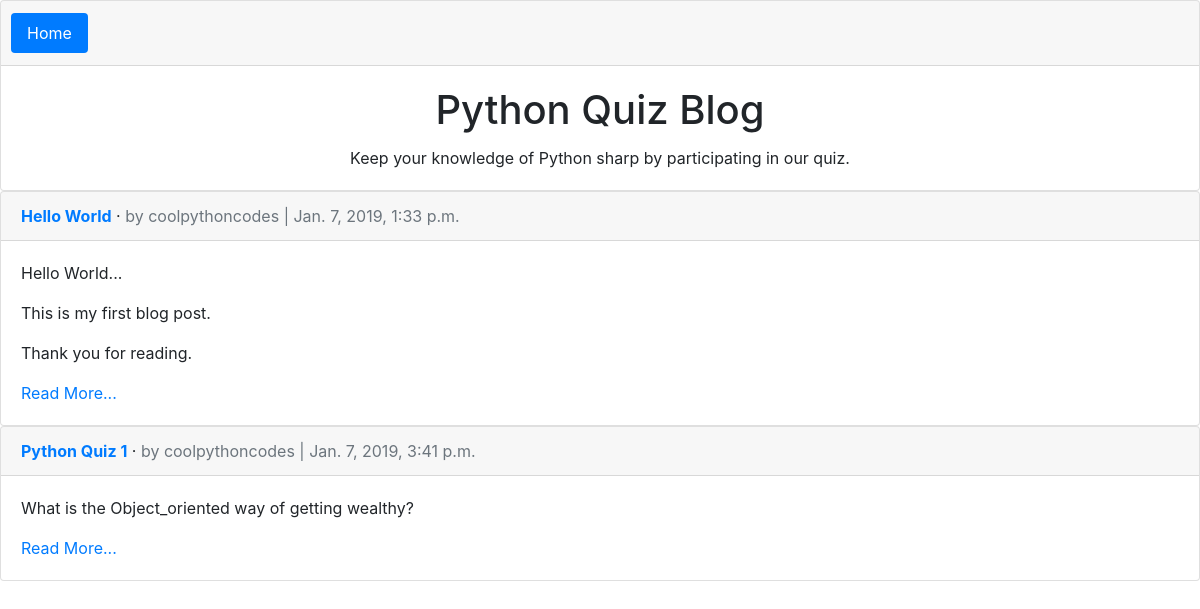
The page / on the database its author committed.
### blog/models.py (models this page shows, shortened)
class BlogPost(models.Model):
    title = models.CharField(max_length=200)
    author = models.ForeignKey('auth.User',on_delete=models.CASCADE,)
    body = models.TextField()
    date = models.DateTimeField(auto_now_add=True)

### blog/views.py (the view)
# urls.py: path('', views.BlogListView.as_view(), name='home'),
class BlogListView(ListView):
    model = BlogPost
    template_name = "home.html"

### template/home.html (shortened to what this page needs)
{% extends "base.html" %}
{%block content%}
   {% for post in object_list %}
        <div class="card">
            <div class="card-header">
                <span class="font-weight-bold"><a href="{% url 'post_detail' post.pk %}">{{ post.title }}</a></span> &middot;
                <span class="text-muted">by {{post.author}} | {{post.date}}</span>
            </div>
            <div class="card-body">
                {{post.body|linebreaks}}
                <a href="{% url 'post_detail' post.pk %}">Read More...</a>
            </div>
        </div>
    {% endfor %}
{%endblock content%}

### rows shown on the page
BlogPost: title "Hello World", author "coolpythoncodes", date "Jan. 7, 2019, 1:33 p.m.", body "Hello World... This is my first blog post. Thank you for reading."
BlogPost: title "Python Quiz 1", author "coolpythoncodes", date "Jan. 7, 2019, 3:41 p.m.", body "What is the Object_oriented way of getting wealthy?"
